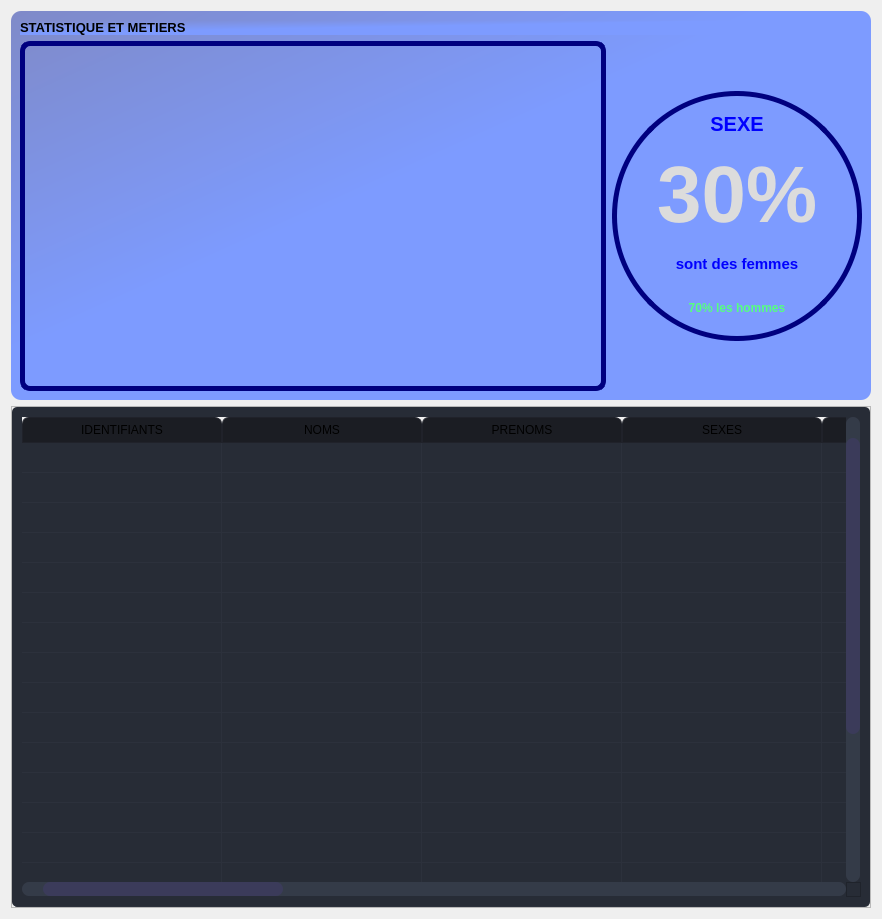
                      <widget class="QWidget" name="scrollAreaWidgetContents_4">
                       <property name="geometry">
                        <rect>
                         <x>0</x>
                         <y>0</y>
                         <width>882</width>
                         <height>917</height>
                        </rect>
                       </property>
                       <layout class="QVBoxLayout" name="verticalLayout_28">
                        <item>
                         <widget class="QFrame" name="frame_stat">
                          <property name="styleSheet">
                           <string notr="true">background-color: qlineargradient(spread:pad, x1:0, y1:0, x2:1, y2:1, stop:0 rgba(127, 138, 200, 255), stop:0.442211 rgba(125, 155, 255, 255));

border-radius: 10px;</string>
                          </property>
                          <property name="frameShape">
                           <enum>QFrame::StyledPanel</enum>
                          </property>
                          <property name="frameShadow">
                           <enum>QFrame::Raised</enum>
                          </property>
                          <layout class="QVBoxLayout" name="verticalLayout_10">
                           <item>
                            <widget class="QFrame" name="frame_stat_titre">
                             <property name="frameShape">
                              <enum>QFrame::StyledPanel</enum>
                             </property>
                             <property name="frameShadow">
                              <enum>QFrame::Raised</enum>
                             </property>
                             <layout class="QVBoxLayout" name="verticalLayout_13">
                              <property name="spacing">
                               <number>0</number>
                              </property>
                              <property name="leftMargin">
                               <number>0</number>
                              </property>
                              <property name="topMargin">
                               <number>0</number>
                              </property>
                              <property name="rightMargin">
                               <number>0</number>
                              </property>
                              <property name="bottomMargin">
                               <number>0</number>
                              </property>
                              <item>
                               <widget class="QLabel" name="label_stat_titre">
                                <property name="font">
                                 <font>
                                  <family>Segoe UI</family>
                                  <pointsize>10</pointsize>
                                  <weight>75</weight>
                                  <bold>true</bold>
                                 </font>
                                </property>
                                <property name="text">
                                 <string>STATISTIQUE ET METIERS</string>
                                </property>
                               </widget>
                              </item>
                             </layout>
                            </widget>
                           </item>
                           <item>
                            <widget class="QFrame" name="frame_stat_content">
                             <property name="minimumSize">
                              <size>
                               <width>0</width>
                               <height>350</height>
                              </size>
                             </property>
                             <property name="styleSheet">
                              <string notr="true">background-color: none;</string>
                             </property>
                             <property name="frameShape">
                              <enum>QFrame::StyledPanel</enum>
                             </property>
                             <property name="frameShadow">
                              <enum>QFrame::Raised</enum>
                             </property>
                             <layout class="QHBoxLayout" name="horizontalLayout_23">
                              <property name="leftMargin">
                               <number>0</number>
                              </property>
                              <property name="topMargin">
                               <number>0</number>
                              </property>
                              <property name="rightMargin">
                               <number>0</number>
                              </property>
                              <property name="bottomMargin">
                               <number>0</number>
                              </property>
                              <item>
                               <widget class="QFrame" name="frame_cercle2">
                                <property name="minimumSize">
                                 <size>
                                  <width>400</width>
                                  <height>250</height>
                                 </size>
                                </property>
                                <property name="maximumSize">
                                 <size>
                                  <width>16777215</width>
                                  <height>16777215</height>
                                 </size>
                                </property>
                                <property name="styleSheet">
                                 <string notr="true">QFrame{
	border: 5px solid rgb(0, 0, 127);
	
}</string>
                                </property>
                                <property name="frameShape">
                                 <enum>QFrame::StyledPanel</enum>
                                </property>
                                <property name="frameShadow">
                                 <enum>QFrame::Raised</enum>
                                </property>
                                <layout class="QVBoxLayout" name="verticalLayout_15">
                                 <property name="leftMargin">
                                  <number>0</number>
                                 </property>
                                 <property name="topMargin">
                                  <number>0</number>
                                 </property>
                                 <property name="rightMargin">
                                  <number>0</number>
                                 </property>
                                 <property name="bottomMargin">
                                  <number>0</number>
                                 </property>
                                </layout>
                               </widget>
                              </item>
                              <item>
                               <widget class="QFrame" name="frame_cercle1">
                                <property name="minimumSize">
                                 <size>
                                  <width>250</width>
                                  <height>250</height>
                                 </size>
                                </property>
                                <property name="maximumSize">
                                 <size>
                                  <width>250</width>
                                  <height>250</height>
                                 </size>
                                </property>
                                <property name="styleSheet">
                                 <string notr="true">QFrame{
	border: 5px solid rgb(0, 0, 127);
	border-radius: 125;
}</string>
                                </property>
                                <property name="frameShape">
                                 <enum>QFrame::StyledPanel</enum>
                                </property>
                                <property name="frameShadow">
                                 <enum>QFrame::Raised</enum>
                                </property>
                                <layout class="QVBoxLayout" name="verticalLayout_14">
                                 <item>
                                  <widget class="QLabel" name="label_2">
                                   <property name="font">
                                    <font>
                                     <family>Segoe UI</family>
                                     <pointsize>15</pointsize>
                                     <weight>75</weight>
                                     <bold>true</bold>
                                    </font>
                                   </property>
                                   <property name="styleSheet">
                                    <string notr="true">border: none;

color: rgb(0, 0, 255);</string>
                                   </property>
                                   <property name="text">
                                    <string>SEXE</string>
                                   </property>
                                   <property name="alignment">
                                    <set>Qt::AlignCenter</set>
                                   </property>
                                  </widget>
                                 </item>
                                 <item>
                                  <widget class="QLabel" name="label_3">
                                   <property name="font">
                                    <font>
                                     <family>Segoe UI</family>
                                     <pointsize>60</pointsize>
                                     <weight>75</weight>
                                     <bold>true</bold>
                                    </font>
                                   </property>
                                   <property name="styleSheet">
                                    <string notr="true">border: none;

color: rgb(220, 220, 220);
</string>
                                   </property>
                                   <property name="text">
                                    <string>30%</string>
                                   </property>
                                   <property name="alignment">
                                    <set>Qt::AlignCenter</set>
                                   </property>
                                  </widget>
                                 </item>
                                 <item>
                                  <widget class="QLabel" name="label_4">
                                   <property name="font">
                                    <font>
                                     <family>Segoe UI</family>
                                     <pointsize>11</pointsize>
                                     <weight>75</weight>
                                     <bold>true</bold>
                                    </font>
                                   </property>
                                   <property name="styleSheet">
                                    <string notr="true">border: none;

color: rgb(0, 0, 255);</string>
                                   </property>
                                   <property name="text">
                                    <string>sont des femmes</string>
                                   </property>
                                   <property name="alignment">
                                    <set>Qt::AlignCenter</set>
                                   </property>
                                  </widget>
                                 </item>
                                 <item>
                                  <widget class="QLabel" name="label_5">
                                   <property name="font">
                                    <font>
                                     <family>Segoe UI</family>
                                     <pointsize>9</pointsize>
                                     <weight>75</weight>
                                     <bold>true</bold>
                                    </font>
                                   </property>
                                   <property name="styleSheet">
                                    <string notr="true">border: none;
color: rgb(85, 255, 127);</string>
                                   </property>
                                   <property name="text">
                                    <string>70% les hommes</string>
                                   </property>
                                   <property name="alignment">
                                    <set>Qt::AlignCenter</set>
                                   </property>
                                  </widget>
                                 </item>
                                </layout>
                               </widget>
                              </item>
                             </layout>
                            </widget>
                           </item>
                          </layout>
                         </widget>
                        </item>
                        <item>
                         <widget class="QFrame" name="frame_tableau">
                          <property name="frameShape">
                           <enum>QFrame::StyledPanel</enum>
                          </property>
                          <property name="frameShadow">
                           <enum>QFrame::Raised</enum>
                          </property>
                          <layout class="QHBoxLayout" name="horizontalLayout_11">
                           <property name="spacing">
                            <number>0</number>
                           </property>
                           <property name="leftMargin">
                            <number>0</number>
                           </property>
                           <property name="topMargin">
                            <number>0</number>
                           </property>
                           <property name="rightMargin">
                            <number>0</number>
                           </property>
                           <property name="bottomMargin">
                            <number>0</number>
                           </property>
                           <item>
                            <widget class="QTableWidget" name="tableWidget">
                             <property name="minimumSize">
                              <size>
                               <width>0</width>
                               <height>500</height>
                              </size>
                             </property>
                             <property name="styleSheet">
                              <string notr="true">QTableWidget {	
	background-color: rgb(39, 44, 54);
	padding: 10px;
	border-radius: 5px;
	gridline-color: rgb(44, 49, 60);
	border-bottom: 1px solid rgb(44, 49, 60);
}
QTableWidget::item{
	border-color: rgb(44, 49, 60);
	padding-left: 5px;
	padding-right: 5px;
	gridline-color: rgb(44, 49, 60);
}
QTableWidget::item:selected{
	background-color: rgb(85, 170, 255);
}

/*------------------- scrollbar  horizontical-----------------*/

QScrollBar:horizontal {
    border: none;
    background: rgb(52, 59, 72);
    height: 14px;
    margin: 0px 21px 0 21px;
	border-radius: 0px;
}

QScrollBar::handle:horizontal{
	
	background-color: rgb(59, 59, 90);
	min-width: 30px;
	border-radius: 7px;
}
QScrollBar::handle:horizontal:hover{
	
	background-color: rgb(85, 170, 255);
}
QScrollBar::handle:horizontal:pressed{
	
	background-color: rgb(85, 255, 255);
}
QScrollBar::sub-line:horizontal{
	border: none;
	background-color: rgb(52, 59, 72);
	width: 21px;
	border-top-left-radius: 7px;
	border-bottom-left-radius: 7px;
	subcontrol-position: left;
	subcontrol-origin: margin;
}
QScrollBar::sub-line:horizontal:hover{
	background-color: rgb(85, 170, 255);
}
QScrollBar::sub-line:horizontal:pressed{
	background-color: rgb(85, 255, 255);
}
/* BTN Bottom  scrollbar*/
QScrollBar::add-line:horizontal{
	border: none;
	background-color: rgb(52, 59, 72);
	width: 21px;
	border-top-right-radius: 7px;
	border-bottom-right-radius: 7px;
	subcontrol-position: right;
	subcontrol-origin: margin;
}
QScrollBar::add-line:horizontal:hover{
	background-color: rgb(85, 170, 255);
}
QScrollBar::add-line:horizontal:pressed{
	background-color: rgb(85, 255, 255);
}

/* reset arrow*/

QScrollBar::up-arrow:horizontal, QScrollBar::down-arrow:horizontal{
	background: none;
}

QScrollBar::add-page:horizontal, QScrollBar::sub-page:horizontal{
	background: none;
}


/*------------------- scrollbar  vertical-----------------*/
QScrollBar:vertical {
	border: none;
    background: rgb(52, 59, 72);
    width: 14px;
    margin: 21px 0 21px 0;
	border-radius: 0px;
 }
QScrollBar::handle:vertical{
	
	background-color: rgb(59, 59, 90);
	min-height: 30px;
	border-radius: 7px;
}
QScrollBar::handle:vertical:hover{
	
	background-color: rgb(85, 170, 255);
}
QScrollBar::handle:vertical:pressed{
	
	background-color: rgb(85, 255, 255);
}
QScrollBar::sub-line:vertical{
	border: none;
	background-color: rgb(52, 59, 72);
	height: 21px;
	border-top-left-radius: 7px;
	border-top-right-radius: 7px;
	subcontrol-position: top;
	subcontrol-origin: margin;
}
QScrollBar::sub-line:vertical:hover{
	background-color: rgb(85, 170, 255);
}
QScrollBar::sub-line:vertical:pressed{
	background-color: rgb(85, 255, 255);
}
/* BTN Bottom  scrollbar*/
QScrollBar::add-line:vertical{
	border: none;
	background-color: rgb(52, 59, 72);
	height: 21px;
	border-bottom-left-radius: 7px;
	border-bottom-right-radius: 7px;
	subcontrol-position: bottom;
	subcontrol-origin: margin;
}
QScrollBar::add-line:vertical:hover{
	background-color: rgb(85, 170, 255);
}
QScrollBar::add-line:vertical:pressed{
	background-color: rgb(85, 255, 255);
}

/* reset arrow*/

QScrollBar::up-arrow:vertical, QScrollBar::down-arrow:vertical{
	background: none;
}

QScrollBar::add-page:vertical, QScrollBar::sub-page:vertical{
	background: none;
}

QHeaderView::section{
	Background-color: rgb(39, 44, 54);
	max-width: 30px;
	border: 1px solid rgb(44, 49, 60);
	border-style: none;
    border-bottom: 1px solid rgb(44, 49, 60);
    border-right: 1px solid rgb(44, 49, 60);
}
QTableWidget::horizontalHeader {	
	background-color: rgb(81, 255, 0);
}
QHeaderView::section:horizontal
{
    border: 1px solid rgb(32, 34, 42);
	background-color: rgb(27, 29, 35);
	padding: 3px;
	border-top-left-radius: 7px;
    border-top-right-radius: 7px;
}
QHeaderView::section:vertical
{
    border: 1px solid rgb(44, 49, 60);
}
</string>
                             </property>
                             <property name="frameShape">
                              <enum>QFrame::NoFrame</enum>
                             </property>
                             <property name="verticalScrollBarPolicy">
                              <enum>Qt::ScrollBarAsNeeded</enum>
                             </property>
                             <property name="sizeAdjustPolicy">
                              <enum>QAbstractScrollArea::AdjustToContents</enum>
                             </property>
                             <property name="selectionMode">
                              <enum>QAbstractItemView::SingleSelection</enum>
                             </property>
                             <property name="selectionBehavior">
                              <enum>QAbstractItemView::SelectRows</enum>
                             </property>
                             <property name="rowCount">
                              <number>20</number>
                             </property>
                             <property name="columnCount">
                              <number>13</number>
                             </property>
                             <attribute name="horizontalHeaderDefaultSectionSize">
                              <number>200</number>
                             </attribute>
                             <attribute name="horizontalHeaderStretchLastSection">
                              <bool>true</bool>
                             </attribute>
                             <attribute name="verticalHeaderVisible">
                              <bool>false</bool>
                             </attribute>
                             <attribute name="verticalHeaderHighlightSections">
                              <bool>false</bool>
                             </attribute>
                             <attribute name="verticalHeaderStretchLastSection">
                              <bool>true</bool>
                             </attribute>
                             <row/>
                             <row/>
                             <row/>
                             <row/>
                             <row/>
                             <row/>
                             <row/>
                             <row/>
                             <row/>
                             <row/>
                             <row/>
                             <row/>
                             <row/>
                             <row/>
                             <row/>
                             <row/>
                             <row/>
                             <row/>
                             <row/>
                             <row/>
                             <column>
                              <property name="text">
                               <string>IDENTIFIANTS</string>
                              </property>
                             </column>
                             <column>
                              <property name="text">
                               <string>NOMS</string>
                              </property>
                             </column>
                             <column>
                              <property name="text">
                               <string>PRENOMS</string>
                              </property>
                             </column>
                             <column>
                              <property name="text">
                               <string>SEXES</string>
                              </property>
                             </column>
                             <column>
                              <property name="text">
                               <string>POSTES</string>
                              </property>
                             </column>
                             <column>
                              <property name="text">
                               <string>EMAIL</string>
                              </property>
                             </column>
                             <column>
                              <property name="text">
                               <string>ID_CARTE</string>
                              </property>
                             </column>
                             <column>
                              <property name="text">
                               <string>STATUT MATRIMONIALE</string>
                              </property>
                             </column>
                             <column>
                              <property name="text">
                               <string>DATE NAISSANCE</string>
                              </property>
                             </column>
                             <column>
                              <property name="text">
                               <string>DATE EMBAUCHE</string>
                              </property>
                             </column>
                             <column>
                              <property name="text">
                               <string>PHOTO</string>
                              </property>
                             </column>
                             <column>
                              <property name="text">
                               <string>EDITER</string>
                              </property>
                             </column>
                             <column>
                              <property name="text">
                               <string>SUPPRIMER</string>
                              </property>
                             </column>
                            </widget>
                           </item>
                          </layout>
                         </widget>
                        </item>
                       </layout>
                      </widget>
